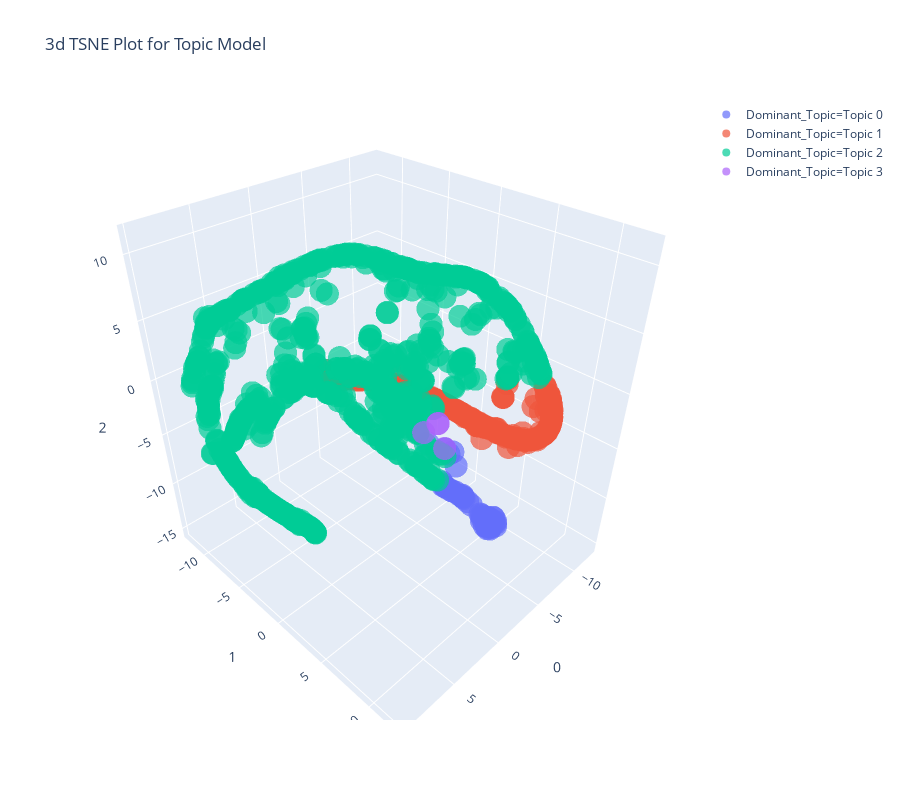

The cell this chart's notebook holds for it:
### Markdown cell above
## T-distributed Stochastic Neighbor Embedding (t-SNE)

### Code cell
plot_model(lda, plot = 'tsne')

### Figure 1 — Plotly figure (JSON) as saved in the notebook; plotly's stock layout.template omitted (floating-point values rounded to 4 significant figures; data arrays with more than 128 entries replaced by an {"elided": "..."} marker saying what was removed)
{"data": [{"hovertemplate": "Dominant_Topic=Topic 0<br>0=%{x}<br>1=%{y}<br>2=%{z}", "showlegend": true, "legendgroup": "Dominant_Topic=Topic 0", "name": "Dominant_Topic=Topic 0", "scene": "scene", "y": [11.4, 11.88, 9.664, 10.73, 12.08, 11.51, 11.85, 8.764, 6.439, 11.58, 11.39, 10.31, 11.58, 10.24, 8.687, 11.79, 10.36, 11.24, 12.16, 9.892, 11.95, 9.998, 10.2, 11.79, 9.662, 11.23, 6.809, 11.32, 11.84, 6.802, 11.87, 11.92, 9.909, 10.54, 9.523, 11.23, 9.579, 11.31, 9.762, 9.46, 10.15, 9.016, 11.82, 12.17, 12.05, 10.27], "hoverlabel": {"namelength": 0}, "mode": "markers", "marker": {"color": "#636efa", "opacity": 0.7, "symbol": "circle"}, "x": [1.407, 0.8134, 3.285, 1.841, 1.363, 1.281, 1.522, 1.611, 1.401, 1.132, 0.799, 2.222, 0.7089, 2.276, 1.905, 1.188, 2.163, 1.191, 1.016, 2.919, 0.7077, 2.628, 2.156, 0.8156, 3.319, 1.478, 0.04869, 1.439, 0.7394, 0.04925, 1.455, 1.216, 2.886, 2.007, 3.329, 0.9675, 3.443, 1.401, 3.156, 3.402, 2.419, 1.513, 0.9612, 0.983, 1.316, 2.162], "z": [-3.299, -3.552, -0.7074, -2.493, -3.884, -4.162, -3.879, 0.6234, -0.04926, -4.241, -3.807, -1.868, -3.935, -1.776, 0.5814, -3.397, -1.955, -3.802, -3.706, -1.114, -3.886, -1.353, -1.784, -3.523, -0.6881, -3.181, -1.087, -3.233, -4.102, -1.083, -4.065, -4.224, -1.147, -2.211, -0.5479, -3.777, -0.5547, -3.734, -0.865, -0.3455, -1.614, -0.4425, -4.253, -3.927, -3.635, -1.858], "type": "scatter3d"}, {"hovertemplate": "Dominant_Topic=Topic 1<br>0=%{x}<br>1=%{y}<br>2=%{z}", "showlegend": true, "legendgroup": "Dominant_Topic=Topic 1", "name": "Dominant_Topic=Topic 1", "scene": "scene", "y": {"elided": "238 float values"}, "hoverlabel": {"namelength": 0}, "mode": "markers", "marker": {"color": "#EF553B", "opacity": 0.7, "symbol": "circle"}, "x": {"elided": "238 float values"}, "z": {"elided": "238 float values"}, "type": "scatter3d"}, {"hovertemplate": "Dominant_Topic=Topic 2<br>0=%{x}<br>1=%{y}<br>2=%{z}", "showlegend": true, "legendgroup": "Dominant_Topic=Topic 2", "name": "Dominant_Topic=Topic 2", "scene": "scene", "y": {"elided": "712 float values"}, "hoverlabel": {"namelength": 0}, "mode": "markers", "marker": {"color": "#00cc96", "opacity": 0.7, "symbol": "circle"}, "x": {"elided": "712 float values"}, "z": {"elided": "712 float values"}, "type": "scatter3d"}, {"hovertemplate": "Dominant_Topic=Topic 3<br>0=%{x}<br>1=%{y}<br>2=%{z}", "showlegend": true, "legendgroup": "Dominant_Topic=Topic 3", "name": "Dominant_Topic=Topic 3", "scene": "scene", "y": [4.774, 5.279, 6.778, 4.764], "hoverlabel": {"namelength": 0}, "mode": "markers", "marker": {"color": "#ab63fa", "opacity": 0.7, "symbol": "circle"}, "x": [-1.535, 0.527, 0.0314, -1.514], "z": [-0.8438, -0.2731, -1.079, -0.8358], "type": "scatter3d"}], "layout": {"title": {"text": "3d TSNE Plot for Topic Model"}, "scene": {"domain": {"y": [0, 1], "x": [0, 1]}, "zaxis": {"title": {"text": "2"}}, "xaxis": {"title": {"text": "0"}}, "yaxis": {"title": {"text": "1"}}}, "height": 800, "width": 900, "legend": {"tracegroupgap": 0}}}
